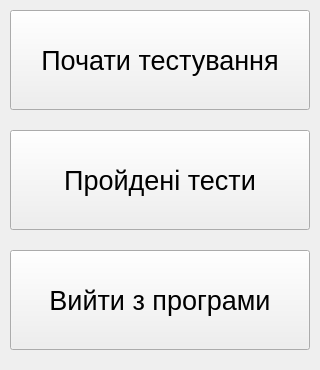
<?xml version="1.0" encoding="UTF-8"?>
<ui version="4.0">
 <class>MainWindow</class>
 <widget class="QMainWindow" name="MainWindow">
  <property name="enabled">
   <bool>true</bool>
  </property>
  <property name="geometry">
   <rect>
    <x>0</x>
    <y>0</y>
    <width>320</width>
    <height>370</height>
   </rect>
  </property>
  <property name="sizePolicy">
   <sizepolicy hsizetype="Fixed" vsizetype="Fixed">
    <horstretch>0</horstretch>
    <verstretch>0</verstretch>
   </sizepolicy>
  </property>
  <property name="minimumSize">
   <size>
    <width>320</width>
    <height>370</height>
   </size>
  </property>
  <property name="maximumSize">
   <size>
    <width>320</width>
    <height>370</height>
   </size>
  </property>
  <property name="windowTitle">
   <string>Додаток SmarTest</string>
  </property>
  <widget class="QWidget" name="centralwidget">
   <widget class="QPushButton" name="ButtonStartTest">
    <property name="geometry">
     <rect>
      <x>10</x>
      <y>10</y>
      <width>300</width>
      <height>100</height>
     </rect>
    </property>
    <property name="font">
     <font>
      <pointsize>20</pointsize>
     </font>
    </property>
    <property name="text">
     <string>Почати тестування</string>
    </property>
   </widget>
   <widget class="QPushButton" name="ButtonQuit">
    <property name="geometry">
     <rect>
      <x>10</x>
      <y>250</y>
      <width>300</width>
      <height>100</height>
     </rect>
    </property>
    <property name="font">
     <font>
      <pointsize>20</pointsize>
     </font>
    </property>
    <property name="text">
     <string>Вийти з програми</string>
    </property>
   </widget>
   <widget class="QPushButton" name="ButtonViewTestResults">
    <property name="geometry">
     <rect>
      <x>10</x>
      <y>130</y>
      <width>300</width>
      <height>100</height>
     </rect>
    </property>
    <property name="font">
     <font>
      <pointsize>20</pointsize>
     </font>
    </property>
    <property name="text">
     <string>Пройдені тести</string>
    </property>
   </widget>
  </widget>
 </widget>
 <resources/>
 <connections/>
</ui>
